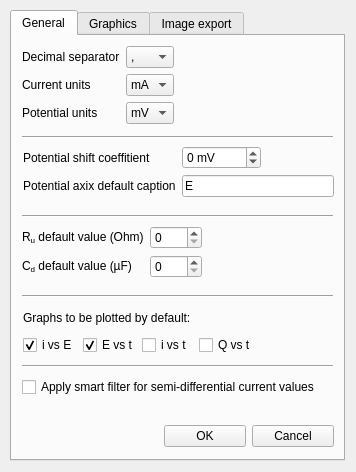
<?xml version="1.0" encoding="UTF-8"?>
<ui version="4.0">
 <class>GeneralSettingsDialog</class>
 <widget class="QDialog" name="GeneralSettingsDialog">
  <property name="geometry">
   <rect>
    <x>0</x>
    <y>0</y>
    <width>356</width>
    <height>472</height>
   </rect>
  </property>
  <property name="windowTitle">
   <string>Dialog</string>
  </property>
  <widget class="QTabWidget" name="tabWidget">
   <property name="geometry">
    <rect>
     <x>10</x>
     <y>10</y>
     <width>335</width>
     <height>451</height>
    </rect>
   </property>
   <property name="currentIndex">
    <number>0</number>
   </property>
   <widget class="QWidget" name="general_tab">
    <attribute name="title">
     <string>General</string>
    </attribute>
    <widget class="Line" name="line">
     <property name="geometry">
      <rect>
       <x>10</x>
       <y>91</y>
       <width>311</width>
       <height>20</height>
      </rect>
     </property>
     <property name="orientation">
      <enum>Qt::Horizontal</enum>
     </property>
    </widget>
    <widget class="QWidget" name="layoutWidget">
     <property name="geometry">
      <rect>
       <x>10</x>
       <y>10</y>
       <width>152</width>
       <height>86</height>
      </rect>
     </property>
     <layout class="QFormLayout" name="formLayout">
      <item row="0" column="0">
       <widget class="QLabel" name="label">
        <property name="text">
         <string>Decimal separator</string>
        </property>
       </widget>
      </item>
      <item row="0" column="1">
       <widget class="QComboBox" name="DecimalSeparator_comboBox">
        <property name="currentText">
         <string>,</string>
        </property>
        <item>
         <property name="text">
          <string>,</string>
         </property>
        </item>
        <item>
         <property name="text">
          <string>.</string>
         </property>
        </item>
       </widget>
      </item>
      <item row="1" column="0">
       <widget class="QLabel" name="label_2">
        <property name="text">
         <string>Current units</string>
        </property>
       </widget>
      </item>
      <item row="1" column="1">
       <widget class="QComboBox" name="CurrentUnits_comboBox">
        <property name="currentText">
         <string>mA</string>
        </property>
        <item>
         <property name="text">
          <string>mA</string>
         </property>
        </item>
        <item>
         <property name="text">
          <string>A</string>
         </property>
        </item>
       </widget>
      </item>
      <item row="2" column="0">
       <widget class="QLabel" name="label_3">
        <property name="text">
         <string>Potential units</string>
        </property>
       </widget>
      </item>
      <item row="2" column="1">
       <widget class="QComboBox" name="PotentialUnits_comboBox">
        <property name="currentText">
         <string>mV</string>
        </property>
        <item>
         <property name="text">
          <string>mV</string>
         </property>
        </item>
        <item>
         <property name="text">
          <string>V</string>
         </property>
        </item>
       </widget>
      </item>
     </layout>
    </widget>
    <widget class="QWidget" name="layoutWidget">
     <property name="geometry">
      <rect>
       <x>10</x>
       <y>190</y>
       <width>180</width>
       <height>58</height>
      </rect>
     </property>
     <layout class="QFormLayout" name="formLayout_2">
      <item row="0" column="0">
       <widget class="QLabel" name="label_7">
        <property name="text">
         <string>&lt;html&gt;&lt;head/&gt;&lt;body&gt;&lt;p&gt;R&lt;span style=&quot; vertical-align:sub;&quot;&gt;u&lt;/span&gt; default value (Ohm)&lt;/p&gt;&lt;/body&gt;&lt;/html&gt;</string>
        </property>
       </widget>
      </item>
      <item row="0" column="1">
       <widget class="QSpinBox" name="Ru_spinBox">
        <property name="maximum">
         <number>9999</number>
        </property>
       </widget>
      </item>
      <item row="1" column="0">
       <widget class="QLabel" name="label_8">
        <property name="text">
         <string>&lt;html&gt;&lt;head/&gt;&lt;body&gt;&lt;p&gt;C&lt;span style=&quot; vertical-align:sub;&quot;&gt;d&lt;/span&gt; default value (µF)&lt;/p&gt;&lt;/body&gt;&lt;/html&gt;</string>
        </property>
       </widget>
      </item>
      <item row="1" column="1">
       <widget class="QSpinBox" name="Cd_spinBox">
        <property name="maximum">
         <number>9999</number>
        </property>
       </widget>
      </item>
     </layout>
    </widget>
    <widget class="Line" name="line_2">
     <property name="geometry">
      <rect>
       <x>10</x>
       <y>170</y>
       <width>311</width>
       <height>20</height>
      </rect>
     </property>
     <property name="orientation">
      <enum>Qt::Horizontal</enum>
     </property>
    </widget>
    <widget class="QWidget" name="layoutWidget">
     <property name="geometry">
      <rect>
       <x>11</x>
       <y>110</y>
       <width>311</width>
       <height>59</height>
      </rect>
     </property>
     <layout class="QFormLayout" name="formLayout_4">
      <item row="0" column="0">
       <widget class="QLabel" name="label_18">
        <property name="text">
         <string>Potential shift coeffitient</string>
        </property>
       </widget>
      </item>
      <item row="0" column="1">
       <layout class="QHBoxLayout" name="horizontalLayout_11">
        <item>
         <widget class="QSpinBox" name="correlationCoef_spinBox">
          <property name="suffix">
           <string> mV</string>
          </property>
          <property name="minimum">
           <number>-9999</number>
          </property>
          <property name="maximum">
           <number>9999</number>
          </property>
         </widget>
        </item>
        <item>
         <spacer name="horizontalSpacer_4">
          <property name="orientation">
           <enum>Qt::Horizontal</enum>
          </property>
          <property name="sizeHint" stdset="0">
           <size>
            <width>40</width>
            <height>20</height>
           </size>
          </property>
         </spacer>
        </item>
       </layout>
      </item>
      <item row="1" column="0">
       <widget class="QLabel" name="label_19">
        <property name="text">
         <string>Potential axix default caption</string>
        </property>
       </widget>
      </item>
      <item row="1" column="1">
       <widget class="QLineEdit" name="potentialAxisCaption_lineEdit">
        <property name="text">
         <string>E</string>
        </property>
       </widget>
      </item>
     </layout>
    </widget>
    <widget class="Line" name="line_4">
     <property name="geometry">
      <rect>
       <x>10</x>
       <y>250</y>
       <width>311</width>
       <height>20</height>
      </rect>
     </property>
     <property name="orientation">
      <enum>Qt::Horizontal</enum>
     </property>
    </widget>
    <widget class="Line" name="line_5">
     <property name="geometry">
      <rect>
       <x>10</x>
       <y>320</y>
       <width>311</width>
       <height>20</height>
      </rect>
     </property>
     <property name="orientation">
      <enum>Qt::Horizontal</enum>
     </property>
    </widget>
    <widget class="QCheckBox" name="checkBox">
     <property name="geometry">
      <rect>
       <x>10</x>
       <y>340</y>
       <width>301</width>
       <height>22</height>
      </rect>
     </property>
     <property name="text">
      <string>Apply smart filter for semi-differential current values</string>
     </property>
    </widget>
    <widget class="QWidget" name="">
     <property name="geometry">
      <rect>
       <x>11</x>
       <y>271</y>
       <width>229</width>
       <height>48</height>
      </rect>
     </property>
     <layout class="QVBoxLayout" name="verticalLayout_3">
      <item>
       <widget class="QLabel" name="label_20">
        <property name="text">
         <string>Graphs to be plotted by default:</string>
        </property>
       </widget>
      </item>
      <item>
       <layout class="QHBoxLayout" name="horizontalLayout_12">
        <item>
         <widget class="QCheckBox" name="I_vs_E_checkBox">
          <property name="text">
           <string>i vs E</string>
          </property>
          <property name="checkable">
           <bool>true</bool>
          </property>
          <property name="checked">
           <bool>true</bool>
          </property>
         </widget>
        </item>
        <item>
         <widget class="QCheckBox" name="E_vs_T_checkBox">
          <property name="text">
           <string>E vs t</string>
          </property>
          <property name="checked">
           <bool>true</bool>
          </property>
         </widget>
        </item>
        <item>
         <widget class="QCheckBox" name="I_vs_T_checkBox">
          <property name="text">
           <string>i vs t</string>
          </property>
         </widget>
        </item>
        <item>
         <widget class="QCheckBox" name="Q_vs_T_checkBox">
          <property name="text">
           <string>Q vs t</string>
          </property>
         </widget>
        </item>
       </layout>
      </item>
     </layout>
    </widget>
   </widget>
   <widget class="QWidget" name="graphics_tab">
    <attribute name="title">
     <string>Graphics</string>
    </attribute>
    <widget class="Line" name="line_3">
     <property name="geometry">
      <rect>
       <x>10</x>
       <y>190</y>
       <width>311</width>
       <height>20</height>
      </rect>
     </property>
     <property name="orientation">
      <enum>Qt::Horizontal</enum>
     </property>
    </widget>
    <widget class="QWidget" name="layoutWidget">
     <property name="geometry">
      <rect>
       <x>10</x>
       <y>210</y>
       <width>158</width>
       <height>27</height>
      </rect>
     </property>
     <layout class="QHBoxLayout" name="horizontalLayout_4">
      <item>
       <widget class="QLabel" name="label_10">
        <property name="text">
         <string>Curve margin</string>
        </property>
       </widget>
      </item>
      <item>
       <widget class="QDoubleSpinBox" name="curve_margin_SpinBox">
        <property name="decimals">
         <number>2</number>
        </property>
        <property name="maximum">
         <double>1.000000000000000</double>
        </property>
        <property name="singleStep">
         <double>0.010000000000000</double>
        </property>
        <property name="value">
         <double>0.000000000000000</double>
        </property>
       </widget>
      </item>
      <item>
       <widget class="QLabel" name="hint_label">
        <property name="sizePolicy">
         <sizepolicy hsizetype="Fixed" vsizetype="Fixed">
          <horstretch>0</horstretch>
          <verstretch>0</verstretch>
         </sizepolicy>
        </property>
        <property name="minimumSize">
         <size>
          <width>24</width>
          <height>24</height>
         </size>
        </property>
        <property name="toolTip">
         <string>&lt;html&gt;&lt;head/&gt;&lt;body&gt;&lt;p&gt;&lt;img src=&quot;:/new/prefix1/hintIcon.ico&quot;/&gt;&lt;/p&gt;&lt;/body&gt;&lt;/html&gt;</string>
        </property>
        <property name="text">
         <string/>
        </property>
       </widget>
      </item>
     </layout>
    </widget>
    <widget class="QPushButton" name="ApplyButton">
     <property name="geometry">
      <rect>
       <x>240</x>
       <y>170</y>
       <width>80</width>
       <height>21</height>
      </rect>
     </property>
     <property name="text">
      <string>Apply</string>
     </property>
    </widget>
    <widget class="QWidget" name="layoutWidget">
     <property name="geometry">
      <rect>
       <x>10</x>
       <y>100</y>
       <width>311</width>
       <height>61</height>
      </rect>
     </property>
     <layout class="QVBoxLayout" name="verticalLayout_4">
      <item>
       <layout class="QHBoxLayout" name="horizontalLayout_5">
        <item>
         <widget class="QLabel" name="label_12">
          <property name="sizePolicy">
           <sizepolicy hsizetype="Preferred" vsizetype="Preferred">
            <horstretch>0</horstretch>
            <verstretch>0</verstretch>
           </sizepolicy>
          </property>
          <property name="text">
           <string>Axis font:</string>
          </property>
         </widget>
        </item>
        <item>
         <widget class="QLabel" name="FontLabel">
          <property name="text">
           <string>TextLabel</string>
          </property>
         </widget>
        </item>
        <item>
         <widget class="QPushButton" name="FontButton">
          <property name="minimumSize">
           <size>
            <width>50</width>
            <height>0</height>
           </size>
          </property>
          <property name="maximumSize">
           <size>
            <width>50</width>
            <height>16777215</height>
           </size>
          </property>
          <property name="text">
           <string>Change</string>
          </property>
         </widget>
        </item>
        <item>
         <spacer name="horizontalSpacer_2">
          <property name="orientation">
           <enum>Qt::Horizontal</enum>
          </property>
          <property name="sizeHint" stdset="0">
           <size>
            <width>40</width>
            <height>20</height>
           </size>
          </property>
         </spacer>
        </item>
       </layout>
      </item>
      <item>
       <layout class="QHBoxLayout" name="horizontalLayout_2">
        <item>
         <widget class="QLabel" name="label_14">
          <property name="text">
           <string>Ticks</string>
          </property>
         </widget>
        </item>
        <item>
         <widget class="QRadioButton" name="TicksIn_radioButton">
          <property name="text">
           <string>In</string>
          </property>
          <property name="checked">
           <bool>false</bool>
          </property>
         </widget>
        </item>
        <item>
         <widget class="QRadioButton" name="TicksOut_radioButton">
          <property name="text">
           <string>Out</string>
          </property>
          <property name="checked">
           <bool>true</bool>
          </property>
         </widget>
        </item>
        <item>
         <spacer name="horizontalSpacer">
          <property name="orientation">
           <enum>Qt::Horizontal</enum>
          </property>
          <property name="sizeHint" stdset="0">
           <size>
            <width>40</width>
            <height>20</height>
           </size>
          </property>
         </spacer>
        </item>
       </layout>
      </item>
     </layout>
    </widget>
    <widget class="QWidget" name="layoutWidget">
     <property name="geometry">
      <rect>
       <x>10</x>
       <y>10</y>
       <width>311</width>
       <height>92</height>
      </rect>
     </property>
     <layout class="QHBoxLayout" name="horizontalLayout_3">
      <item>
       <layout class="QVBoxLayout" name="verticalLayout">
        <item>
         <layout class="QHBoxLayout" name="horizontalLayout_6">
          <item>
           <widget class="QLabel" name="label_4">
            <property name="text">
             <string>Plot line color</string>
            </property>
           </widget>
          </item>
          <item>
           <widget class="QPushButton" name="CurveColor_Button">
            <property name="sizePolicy">
             <sizepolicy hsizetype="Fixed" vsizetype="Fixed">
              <horstretch>0</horstretch>
              <verstretch>0</verstretch>
             </sizepolicy>
            </property>
            <property name="minimumSize">
             <size>
              <width>30</width>
              <height>15</height>
             </size>
            </property>
            <property name="maximumSize">
             <size>
              <width>30</width>
              <height>15</height>
             </size>
            </property>
            <property name="text">
             <string/>
            </property>
           </widget>
          </item>
         </layout>
        </item>
        <item>
         <layout class="QHBoxLayout" name="horizontalLayout_7">
          <item>
           <widget class="QLabel" name="label_5">
            <property name="text">
             <string>Selection color</string>
            </property>
           </widget>
          </item>
          <item>
           <widget class="QPushButton" name="SelectionColor_Button">
            <property name="sizePolicy">
             <sizepolicy hsizetype="Fixed" vsizetype="Fixed">
              <horstretch>0</horstretch>
              <verstretch>0</verstretch>
             </sizepolicy>
            </property>
            <property name="minimumSize">
             <size>
              <width>30</width>
              <height>15</height>
             </size>
            </property>
            <property name="maximumSize">
             <size>
              <width>30</width>
              <height>15</height>
             </size>
            </property>
            <property name="text">
             <string/>
            </property>
           </widget>
          </item>
         </layout>
        </item>
        <item>
         <layout class="QHBoxLayout" name="horizontalLayout_8">
          <item>
           <widget class="QLabel" name="label_6">
            <property name="text">
             <string>Smooth preview color</string>
            </property>
           </widget>
          </item>
          <item>
           <widget class="QPushButton" name="SmoothColor_Button">
            <property name="sizePolicy">
             <sizepolicy hsizetype="Fixed" vsizetype="Fixed">
              <horstretch>0</horstretch>
              <verstretch>0</verstretch>
             </sizepolicy>
            </property>
            <property name="minimumSize">
             <size>
              <width>30</width>
              <height>15</height>
             </size>
            </property>
            <property name="maximumSize">
             <size>
              <width>30</width>
              <height>15</height>
             </size>
            </property>
            <property name="text">
             <string/>
            </property>
           </widget>
          </item>
         </layout>
        </item>
       </layout>
      </item>
      <item>
       <spacer name="horizontalSpacer_3">
        <property name="orientation">
         <enum>Qt::Horizontal</enum>
        </property>
        <property name="sizeHint" stdset="0">
         <size>
          <width>30</width>
          <height>20</height>
         </size>
        </property>
       </spacer>
      </item>
      <item>
       <layout class="QVBoxLayout" name="verticalLayout_2">
        <item>
         <layout class="QHBoxLayout" name="horizontalLayout_9">
          <item>
           <widget class="QLabel" name="label_9">
            <property name="sizePolicy">
             <sizepolicy hsizetype="Expanding" vsizetype="Preferred">
              <horstretch>0</horstretch>
              <verstretch>0</verstretch>
             </sizepolicy>
            </property>
            <property name="text">
             <string>Line width</string>
            </property>
           </widget>
          </item>
          <item>
           <widget class="QSpinBox" name="LineWidth_spinBox">
            <property name="minimumSize">
             <size>
              <width>35</width>
              <height>0</height>
             </size>
            </property>
            <property name="minimum">
             <number>1</number>
            </property>
            <property name="maximum">
             <number>10</number>
            </property>
            <property name="value">
             <number>1</number>
            </property>
           </widget>
          </item>
         </layout>
        </item>
        <item>
         <layout class="QHBoxLayout" name="horizontalLayout_10">
          <item>
           <widget class="QLabel" name="label_13">
            <property name="sizePolicy">
             <sizepolicy hsizetype="Expanding" vsizetype="Preferred">
              <horstretch>0</horstretch>
              <verstretch>0</verstretch>
             </sizepolicy>
            </property>
            <property name="text">
             <string>Axis width</string>
            </property>
           </widget>
          </item>
          <item>
           <widget class="QDoubleSpinBox" name="AxisWidth_SpinBox">
            <property name="minimumSize">
             <size>
              <width>35</width>
              <height>0</height>
             </size>
            </property>
            <property name="decimals">
             <number>1</number>
            </property>
            <property name="minimum">
             <double>0.500000000000000</double>
            </property>
            <property name="maximum">
             <double>5.000000000000000</double>
            </property>
            <property name="singleStep">
             <double>0.100000000000000</double>
            </property>
            <property name="value">
             <double>0.500000000000000</double>
            </property>
           </widget>
          </item>
         </layout>
        </item>
        <item>
         <widget class="QCheckBox" name="Grid_checkBox">
          <property name="text">
           <string>Background grid</string>
          </property>
          <property name="checked">
           <bool>false</bool>
          </property>
         </widget>
        </item>
       </layout>
      </item>
     </layout>
    </widget>
   </widget>
   <widget class="QWidget" name="tab">
    <attribute name="title">
     <string>Image export</string>
    </attribute>
    <widget class="QWidget" name="layoutWidget">
     <property name="geometry">
      <rect>
       <x>10</x>
       <y>10</y>
       <width>126</width>
       <height>120</height>
      </rect>
     </property>
     <layout class="QFormLayout" name="formLayout_3">
      <item row="0" column="0">
       <widget class="QLabel" name="label_11">
        <property name="text">
         <string>Height</string>
        </property>
       </widget>
      </item>
      <item row="0" column="1">
       <widget class="QSpinBox" name="spinBox">
        <property name="minimum">
         <number>1</number>
        </property>
        <property name="maximum">
         <number>10000</number>
        </property>
       </widget>
      </item>
      <item row="1" column="0">
       <widget class="QLabel" name="label_15">
        <property name="text">
         <string>Width</string>
        </property>
       </widget>
      </item>
      <item row="1" column="1">
       <widget class="QSpinBox" name="spinBox_2">
        <property name="minimum">
         <number>1</number>
        </property>
        <property name="maximum">
         <number>10000</number>
        </property>
       </widget>
      </item>
      <item row="2" column="0">
       <widget class="QLabel" name="label_16">
        <property name="text">
         <string>Scale factor</string>
        </property>
       </widget>
      </item>
      <item row="2" column="1">
       <widget class="QDoubleSpinBox" name="doubleSpinBox">
        <property name="decimals">
         <number>1</number>
        </property>
        <property name="maximum">
         <double>10.000000000000000</double>
        </property>
        <property name="singleStep">
         <double>0.100000000000000</double>
        </property>
       </widget>
      </item>
      <item row="3" column="0">
       <widget class="QLabel" name="label_17">
        <property name="text">
         <string>DPI</string>
        </property>
       </widget>
      </item>
      <item row="3" column="1">
       <widget class="QSpinBox" name="spinBox_4">
        <property name="minimum">
         <number>100</number>
        </property>
        <property name="maximum">
         <number>1200</number>
        </property>
       </widget>
      </item>
     </layout>
    </widget>
   </widget>
  </widget>
  <widget class="QWidget" name="layoutWidget">
   <property name="geometry">
    <rect>
     <x>164</x>
     <y>423</y>
     <width>170</width>
     <height>26</height>
    </rect>
   </property>
   <layout class="QHBoxLayout" name="horizontalLayout">
    <item>
     <widget class="QPushButton" name="OK_Button">
      <property name="text">
       <string>OK</string>
      </property>
     </widget>
    </item>
    <item>
     <widget class="QPushButton" name="Cancel_Button">
      <property name="text">
       <string>Cancel</string>
      </property>
     </widget>
    </item>
   </layout>
  </widget>
 </widget>
 <resources/>
 <connections/>
</ui>
